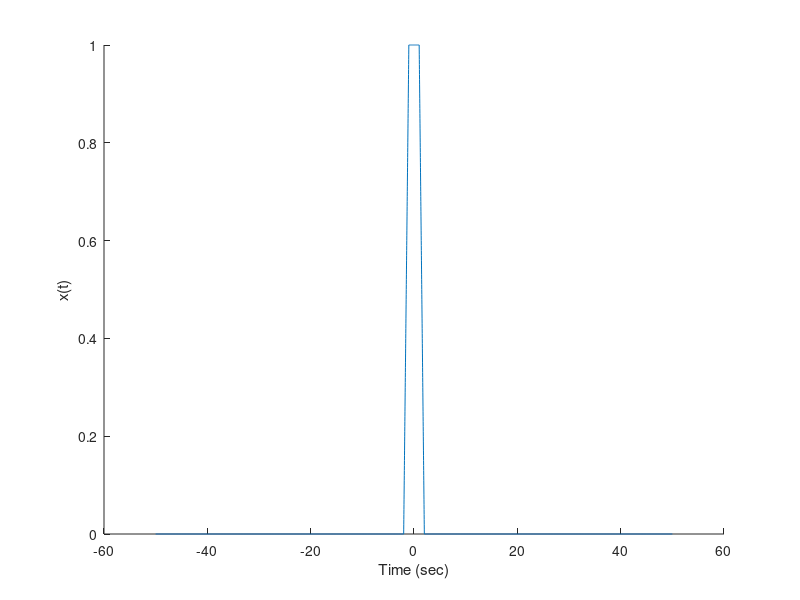
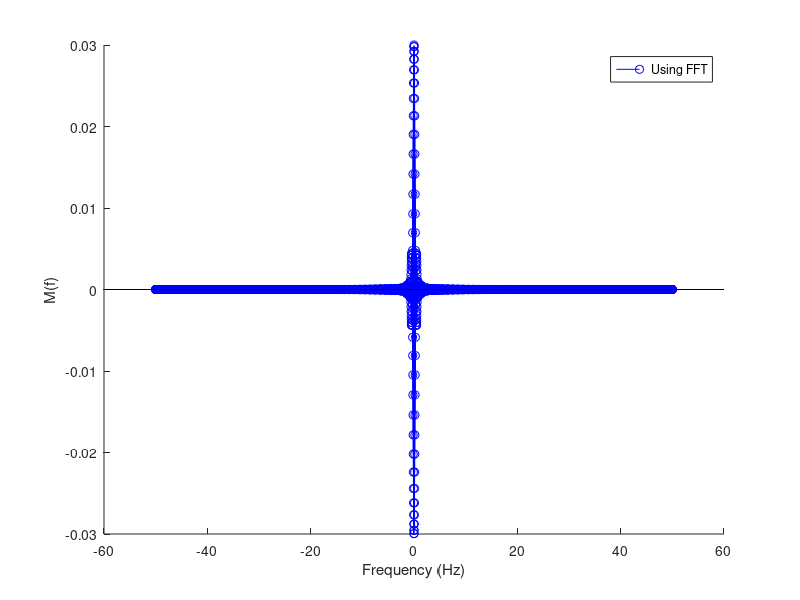
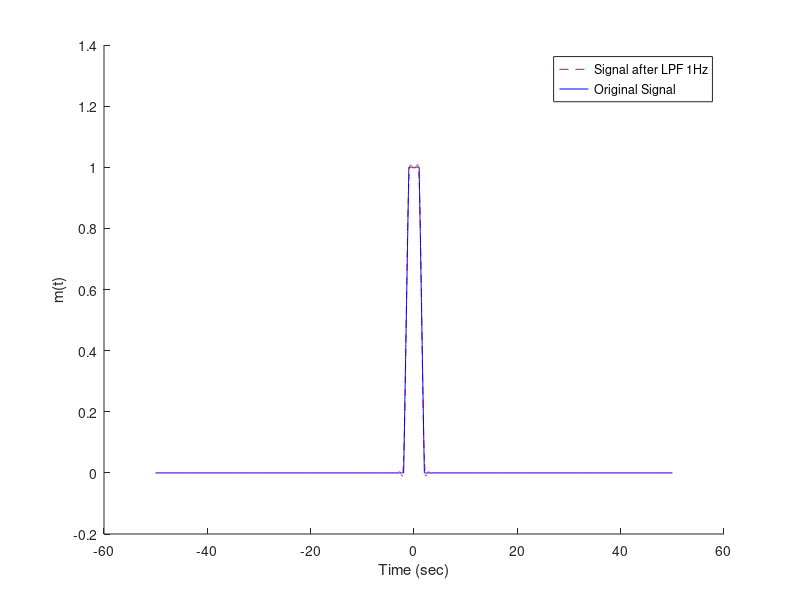
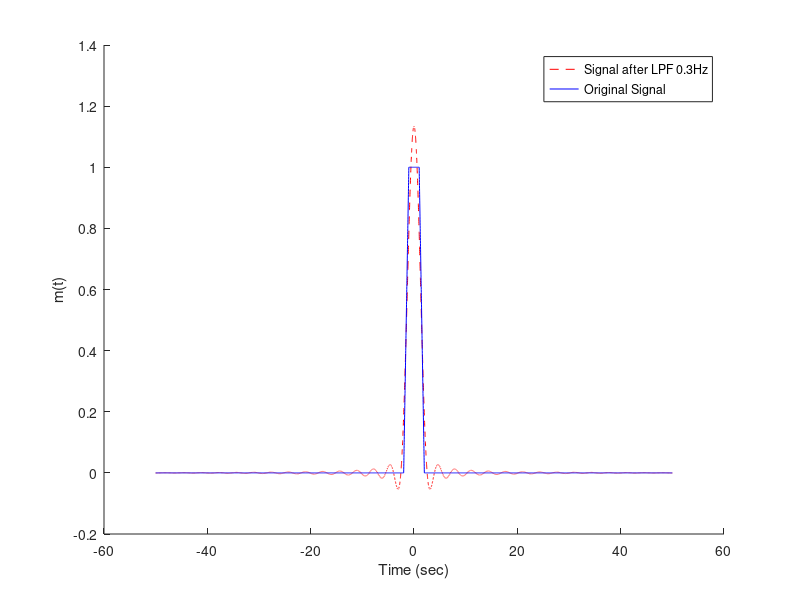

MATLAB code for these plots, in order:
# clear command window
clc;
# remove all variables from workspace
clear
# close all figures
close all
# importing signal package
pkg load signal


%%%%%% Frequencies initialization %%%%%%
# carrier frequency initialization
fc=1e4; #10KHz

%%%%%% Frequency domain %%%%%%
# df=fs/N
df=0.01; #resolution 0.01Hz
# sampling frequency, inverse of sampling tinme
fs=100; #100Hz

%%%%%% Time and frequency definition %%%%%%
# time step
ts= 1/fs;
# T is the simulation time
T=1/df;
# Number of time samples
N=ceil(T/ts);
# time vector
t= -N*ts/2:ts:N*ts/2-ts;

# frequency vector
if(rem(N,2)==0) #even
  f= -(0.5*fs): df : (0.5*fs-df);
else #odd
  f= -(0.5*fs-0.5*df): df : (0.5*fs-0.5*df);
end


%%%%%%%%%%%%%%%%%%%%%%%%%%%%%%%%%%%%%%%%%%%%%%%%%%%%%%%%%%%%%%%%%%%%%%%%%%%%%%%
# q1 plot function x(t)
%adding linear part
%getting indices
m=zeros(size(t));
less_neg1=(t<-1) & (t>=-2);
more_pos1=(t>1)&(t<=2);
m(less_neg1)=t(less_neg1)+2*ones(size(t(less_neg1))); %2+t graph
m(more_pos1)=-t(more_pos1)+2*ones(size(t(more_pos1))); %2-t graph
m((t>=-1) & (t<=1))=ones(size(t(t>=-1&t<=1)));


figure(1);
plot(t,m);
xlabel("Time (sec)");
ylabel("x(t)");
box off;

%%%%%%%%%%%%%%%%%%%%%%%%%%%%%%%%%%%%%%%%%%%%%%%%%%%%%%%%%%%%%%%%%%%%%%%%%%%%%%
# q2
% manual fft
%analytic_M=zeros(size(t));
%for j=1:length(t)
%    for k=1:length(t)
%      F(j)=t(k)*exp(-1i*2*pi*(j-1)*(k-1)/N);
%      analytic_M(j)=analytic_M(j)+F(j);
%    end
%end
%figure(2)
%plot(f,analytic_M,"--r");

# q3
# fourier transform of m(t) --> M(f)
M=fftshift(fft(m,N)/N); %since it's an even function scaled by 1/N
figure(2)
hold on;
stem(f,M,"-b");
xlabel("Frequency (Hz)");
ylabel("M(f)");
legend("Using FFT");
box off;

%%%%%%%%%%%%%%%%%%%%%%%%%%%%%%%%%%%%%%%%%%%%%%%%%%%%%%%%%%%%%%%%%%%%%%%%%%%%%%
% q4: Band Width
Energy_from_freq=sum(abs(M).^2)*df;
# by looking at both variables values in workspace we can verify parseval's theorem.

%%%%%% Finding Band Width %%%%%%%%%%
# we first have to find f=0
index_f0=find(f==0);
# Initializing accumulate energy
Energy_acc=0;
for index_f= index_f0:length(f)
  # we multiply by 2 to use the property of even function
  Energy_acc+=2*(abs(M(index_f)).^2)*df;
  # comparing it to 95% of total energy
  if(Energy_acc>=0.95*Energy_from_freq)
    BW=f(index_f);
    break
  end
end

%%%%%%%%%%%%%%%%%%%%%%%%%%%%%%%%%%%%%%%%%%%%%%%%%%%%%%%%%%%%%%%%%%%%%%%%%%%%%
%%%%%%%% Ideal LPF %%%%%%%%%%
%% q5: Ideal LPF 1Hz
lpf_1hz= abs(f)<1; % ones only if value less than 1hz
M_filtered=M.*lpf_1hz;
m_filtered=ifft(ifftshift(M_filtered)*N);
%%%%% Plotting filtered vs original signal %%%%%%%%
figure(3);
plot(t, m_filtered, "--r");
xlabel("Time (sec)");
ylabel("m(t)");
hold on;
plot(t,m,"-b");
legend("Signal after LPF 1Hz","Original Signal");
box off;

%%%%%%%%%%%%%%%%%%%%%%%%%%%%%%%%%%%%%%%%%%%%%%%%%%%%%%%%%%%%%%%%%%%%%%%%%%%%%
%%%%%%%% Ideal LPF %%%%%%%%%%
%% q5: Ideal LPF 0.3Hz
lpf= abs(f)<0.3; % ones only if value less than 0.3hz
M_filtered=M.*lpf;
m_filtered=ifft(ifftshift(M_filtered)*N);
%%%%% Plotting filtered vs original signal %%%%%%%%
figure(4);
plot(t, m_filtered, "--r");
xlabel("Time (sec)");
ylabel("m(t)");
hold on;
plot(t,m,"-b");
legend("Signal after LPF 0.3Hz","Original Signal");
box off;
